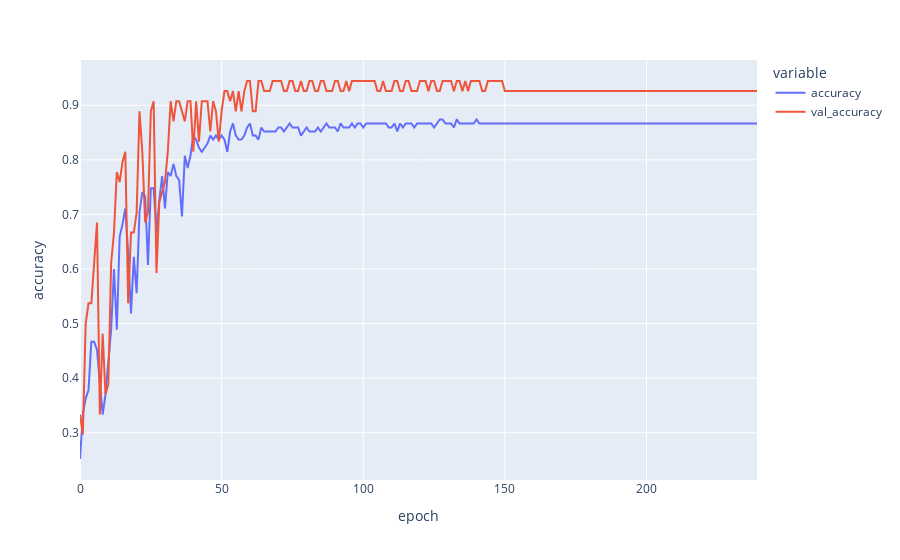

Source (notebook cell):
### Code cell
px.line(hist.history, y=['accuracy', 'val_accuracy'], labels={'index': 'epoch', 'value': 'accuracy'})

### Figure 1 — Plotly figure (JSON) as saved in the notebook; plotly's stock layout.template omitted (floating-point values rounded to 4 significant figures; data arrays with more than 128 entries replaced by an {"elided": "..."} marker saying what was removed)
{"data": [{"hovertemplate": "variable=accuracy<br>epoch=%{x}<br>accuracy=%{y}<extra></extra>", "legendgroup": "accuracy", "line": {"color": "#636efa", "dash": "solid"}, "marker": {"symbol": "circle"}, "mode": "lines", "name": "accuracy", "orientation": "v", "showlegend": true, "type": "scatter", "x": {"elided": "240 int values"}, "xaxis": "x", "y": {"elided": "240 float values"}, "yaxis": "y"}, {"hovertemplate": "variable=val_accuracy<br>epoch=%{x}<br>accuracy=%{y}<extra></extra>", "legendgroup": "val_accuracy", "line": {"color": "#EF553B", "dash": "solid"}, "marker": {"symbol": "circle"}, "mode": "lines", "name": "val_accuracy", "orientation": "v", "showlegend": true, "type": "scatter", "x": {"elided": "240 int values"}, "xaxis": "x", "y": {"elided": "240 float values"}, "yaxis": "y"}], "layout": {"legend": {"title": {"text": "variable"}, "tracegroupgap": 0}, "margin": {"t": 60}, "xaxis": {"anchor": "y", "domain": [0, 1], "title": {"text": "epoch"}}, "yaxis": {"anchor": "x", "domain": [0, 1], "title": {"text": "accuracy"}}}}
